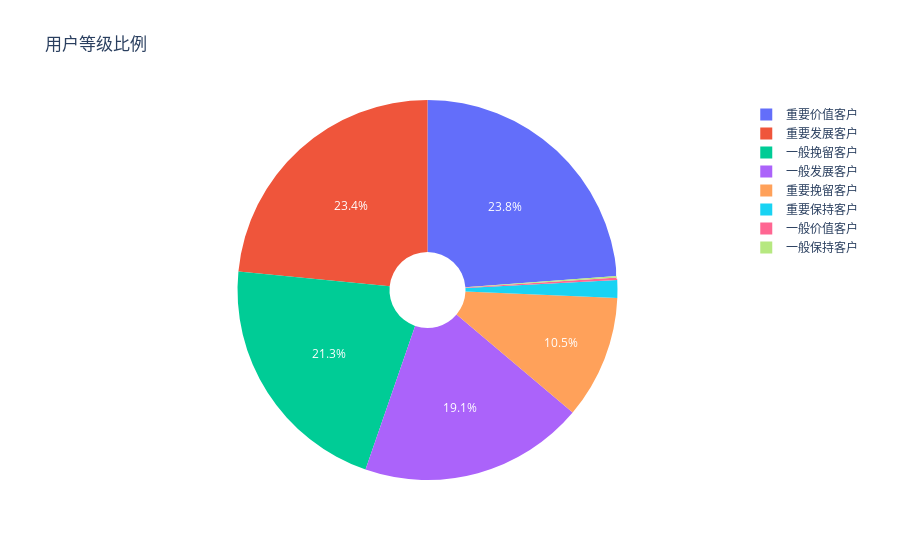

Source (notebook cell):
### Code cell
trace = [go.Pie(labels = rfm['用户等级'].value_counts().index,values=rfm['用户等级'].value_counts().values,hole=0.2,
                textfont =dict(size=12,color ='white'))]
layout = go.Layout(title ='用户等级比例')
fig = go.Figure(data = trace,layout=layout) # data与layout组成一 个图象对象
pyplot(fig) #输出

### Figure 1 — Plotly figure (JSON) as saved in the notebook; plotly's stock layout.template omitted (floating-point values rounded to 4 significant figures)
{"data": [{"hole": 0.2, "labels": ["重要价值客户", "重要发展客户", "一般挽留客户", "一般发展客户", "重要挽留客户", "重要保持客户", "一般价值客户", "一般保持客户"], "textfont": {"color": "white", "size": 12}, "values": [1034, 1017, 923, 830, 455, 66, 9, 5], "type": "pie"}], "layout": {"title": {"text": "用户等级比例"}}}
